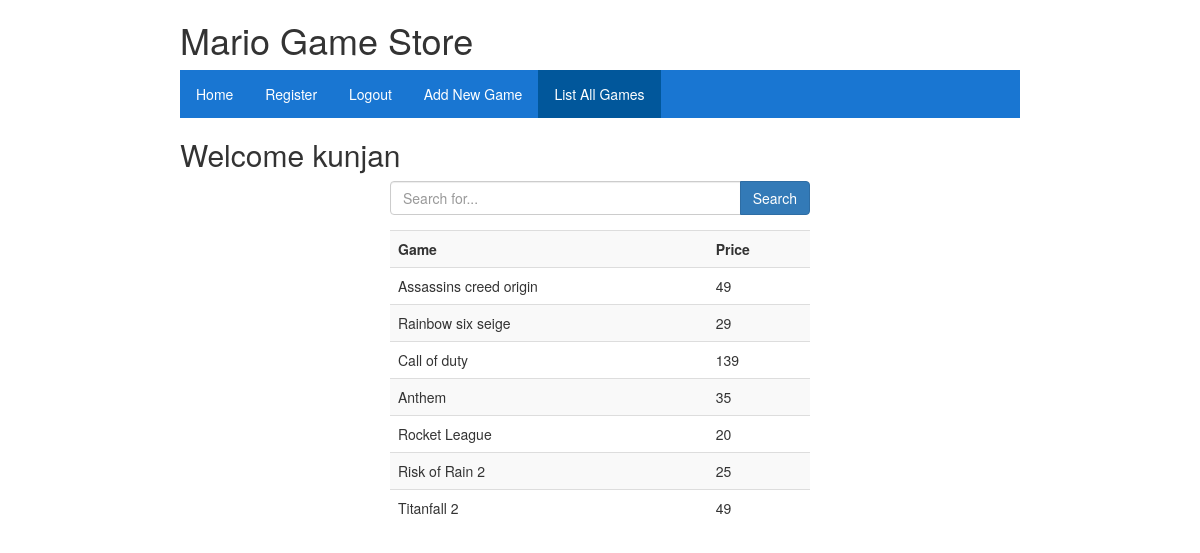
Page /list_game.php (signed in) on the committed database.
### tables this page shows
CREATE TABLE `tblGames` (
  `gameId` int(3) NOT NULL,
  `gameName` varchar(100) NOT NULL,
  `gamePrice` int(3) NOT NULL
);

### list_game.php (the view, shortened to what this page needs)
<!DOCTYPE html>
<html>
<head>
    <link rel="stylesheet" href="https://maxcdn.bootstrapcdn.com/bootstrap/3.3.7/css/bootstrap.min.css">
    <link rel="stylesheet" href="styles/styles.css">
</head>
<body>
<div id="wrapper">
    <?php
    require_once 'header.php';
    require_once 'config.php';
    $search = $_REQUEST['search'] == "" ? "" : $_REQUEST['search'];
    $search = "%" . $search . "%";
    $query = "Select * from tblGames where gameName like '$search';";
    $result = mysqli_query($conn, $query);
    ?>
    <h2>Welcome <?php echo $_SESSION['username']; ?></h2>
    <form action="list_game.php" method="post" class="game-list">
        <div class="input-group">
            <input type="text" class="form-control" placeholder="Search for..." id="search" name="search" autofocus>
            <span class="input-group-btn"><input type="submit" value="Search" class="btn btn-primary"/></span>
        </div>
        <?php
        echo "<table class='table table-striped'><tr><th>Game</th><th>Price</th></tr>";
        while ($row = $result->fetch_assoc()) {
            $name = $row["gameName"];
            $price = $row["gamePrice"];
            echo "<tr><td>$name</td><td>$price</td></tr>";
        }
        echo "</table>"
        ?>
    </form>
</div>
</body>
</html>

### header.php
<link rel="stylesheet" href="styles/styles.css">
<h1>Mario Game Store</h1>
<?php
$page = basename($_SERVER['PHP_SELF']);
?>
<ul>
    <li><a href="index.php" <?php echo $page == "index.php" ? "class='active'" : ""; ?>>Home</a></li>
    <li><a href="register.php" <?php echo $page == "register.php" ? "class='active'" : ""; ?>>Register</a></li>
    <li>
        <?php
        if (isset($_SESSION['username'])) {
            $class = $page == "logout.php" ? "class='active'" : "";
            echo "<a href='logout.php' $class>Logout</a>";
        } else {
            $class = $page == "login.php" ? "class='active'" : "";
            echo "<a href='login.php' $class >Login</a>";
        }
        ?>
    </li>
    <li><a href="add_game.php" <?php echo $page == "add_game.php" ? "class='active'" : ""; ?>>Add New Game</a></li>
    <li><a href="list_game.php" <?php echo $page == "list_game.php" ? "class='active'" : ""; ?>>List All Games</a></li>
</ul>

### styles/styles.css (style rules this page uses)
html { background-image: url("../images/mario_background.png"); background-position: inherit; }
body { background: none; }
ul { list-style-type: none; margin: 0; padding: 0; overflow: hidden; background-color: #1976D2; }
li { float: left; }
li a { display: block; color: #FFFFFF !important; text-align: center; padding: 14px 16px; text-decoration: none; }
.active { background-color: #01579B; }
a { text-decoration: none; }

### list_game.php (style rules this page uses)
#wrapper { width: 70%; margin: auto; }
.game-list { margin: auto; width: 50%; }
table { margin-top: 15px; background-color: #FFFFFF; }

### rows in the picture
tblgames: gameName "Assassins creed origin", gamePrice "49"
tblgames: gameName "Rainbow six seige", gamePrice "29"
tblgames: gameName "Call of duty", gamePrice "139"
tblgames: gameName "Anthem", gamePrice "35"
tblgames: gameName "Rocket League", gamePrice "20"
tblgames: gameName "Risk of Rain 2", gamePrice "25"
tblgames: gameName "Titanfall 2", gamePrice "49"

### other values in the picture
$_SESSION['username'] "kunjan"
